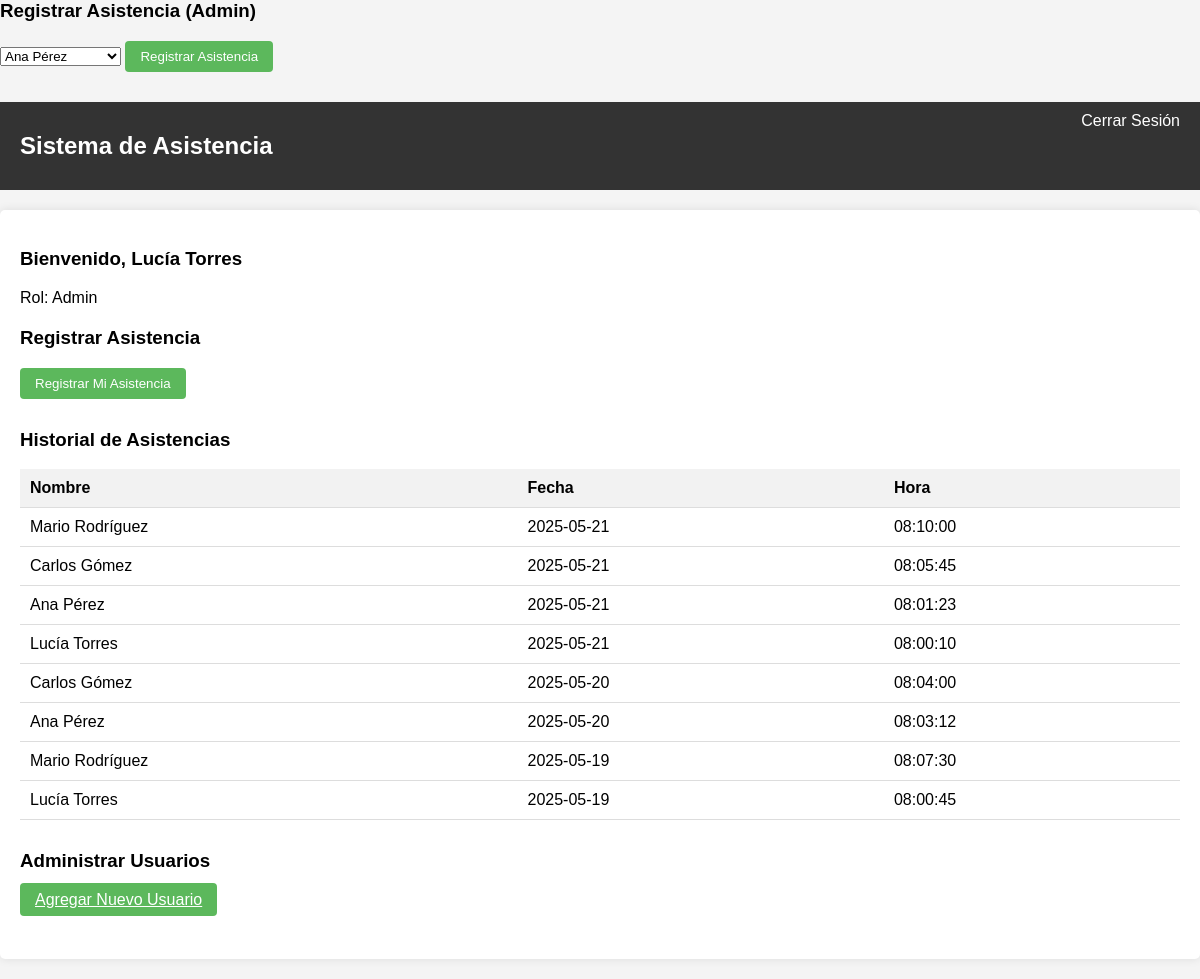
The page /index.php (signed in) on the database its author committed.
### tables this page shows
CREATE TABLE asistencias (
    id INT AUTO_INCREMENT PRIMARY KEY,
    usuario_id INT NOT NULL,
    fecha DATE NOT NULL,
    hora TIME NOT NULL,
    FOREIGN KEY (usuario_id) REFERENCES usuarios(id)
);

CREATE TABLE usuarios (
    id INT AUTO_INCREMENT PRIMARY KEY,
    nombre VARCHAR(100) NOT NULL,
    usuario VARCHAR(50) UNIQUE NOT NULL,
    password VARCHAR(255) NOT NULL,
    correo VARCHAR(100) UNIQUE,   
    rol ENUM('admin', 'usuario') NOT NULL DEFAULT 'usuario'
);

### index.php (the view, shortened to what this page needs)
<?php
include 'conexion.php';
if ($_SESSION['rol'] == 'admin') {
    $sql_historial = "SELECT u.nombre, a.fecha, a.hora
                      FROM asistencias a
                      JOIN usuarios u ON a.usuario_id = u.id
                      ORDER BY a.fecha DESC, a.hora DESC";
} else {
    $sql_historial = "SELECT u.nombre, a.fecha, a.hora
                      FROM asistencias a
                      JOIN usuarios u ON a.usuario_id = u.id
                      WHERE a.usuario_id = ?
                      ORDER BY a.fecha DESC, a.hora DESC";
}
$stmt_historial = $conn->prepare($sql_historial);
$stmt_historial->execute();
$historial = $stmt_historial->get_result();
?>
<?php if ($_SESSION['rol'] == 'admin'): ?>
<div class="panel">
    <h3>Registrar Asistencia (Admin)</h3>
    <form method="POST" action="">
        <select name="usuario_id" required>
            <?php
            $sql_usuarios = "SELECT id, nombre FROM usuarios";
            $result_usuarios = $conn->query($sql_usuarios);
            while ($usuario = $result_usuarios->fetch_assoc()): ?>
                <option value="<?php echo $usuario['id']; ?>"><?php echo $usuario['nombre']; ?></option>
            <?php endwhile; ?>
        </select>
        <button type="submit" name="registrar_asistencia_admin" class="btn">Registrar Asistencia</button>
    </form>
</div>
<?php endif; ?>
<!DOCTYPE html>
<html>
<head>
</head>
<body>
    <div class="header">
        <h2>Sistema de Asistencia</h2>
        <a href="logout.php" class="logout">Cerrar Sesión</a>
    </div>
    <div class="container">
        <div class="welcome">
            <h3>Bienvenido, <?php echo $_SESSION['nombre']; ?></h3>
            <p>Rol: <?php echo ucfirst($_SESSION['rol']); ?></p>
        </div>
        <div class="panel">
            <h3>Registrar Asistencia</h3>
            <form method="POST" action="">
                <button type="submit" name="registrar_asistencia" class="btn">Registrar Mi Asistencia</button>
            </form>
        </div>
        <div class="panel">
            <h3>Historial de Asistencias</h3>
            <table>
                <tr>
                    <th>Nombre</th>
                    <th>Fecha</th>
                    <th>Hora</th>
                </tr>
                <?php while ($row = $historial->fetch_assoc()): ?>
                    <tr>
                        <td><?php echo $row['nombre']; ?></td>
                        <td><?php echo $row['fecha']; ?></td>
                        <td><?php echo $row['hora']; ?></td>
                    </tr>
                <?php endwhile; ?>
            </table>
        </div>
        <?php if ($_SESSION['rol'] == 'admin'): ?>
        <div class="panel">
            <h3>Administrar Usuarios</h3>
            <a href="agregar_usuario.php" class="btn">Agregar Nuevo Usuario</a>
        </div>
        <?php endif; ?>
    </div>
</body>
</html>

### index.php (style rules this page uses)
body { font-family: Arial, sans-serif; margin: 0; padding: 0; background-color: #f4f4f4; }
.header { background-color: #333; color: white; padding: 10px 20px; display: flex; justify-content: space-between; }
.container { max-width: 1200px; margin: 20px auto; padding: 20px; background: white; border-radius: 5px; box-shadow: 0 0 10px rgba(0,0,0,0.1); }
.welcome { margin-bottom: 20px; }
.panel { margin-bottom: 30px; }
table { width: 100%; border-collapse: collapse; }
th, td { padding: 10px; text-align: left; border-bottom: 1px solid #ddd; }
th { background-color: #f2f2f2; }
.btn { padding: 8px 15px; background-color: #5cb85c; color: white; border: none; border-radius: 4px; cursor: pointer; }
.logout { color: white; text-decoration: none; }

### rows shown on the page
asistencias: usuario.nombre "Mario Rodríguez", fecha "2025-05-21", hora "08:10:00"
asistencias: usuario.nombre "Carlos Gómez", fecha "2025-05-21", hora "08:05:45"
asistencias: usuario.nombre "Ana Pérez", fecha "2025-05-21", hora "08:01:23"
asistencias: usuario.nombre "Lucía Torres", fecha "2025-05-21", hora "08:00:10"
asistencias: usuario.nombre "Carlos Gómez", fecha "2025-05-20", hora "08:04:00"
asistencias: usuario.nombre "Ana Pérez", fecha "2025-05-20", hora "08:03:12"
asistencias: usuario.nombre "Mario Rodríguez", fecha "2025-05-19", hora "08:07:30"
asistencias: usuario.nombre "Lucía Torres", fecha "2025-05-19", hora "08:00:45"

### other values the page prints
$_SESSION['nombre'] "Lucía Torres"
$_SESSION['rol'] "Admin"
form field usuario_id "Ana Pérez"
